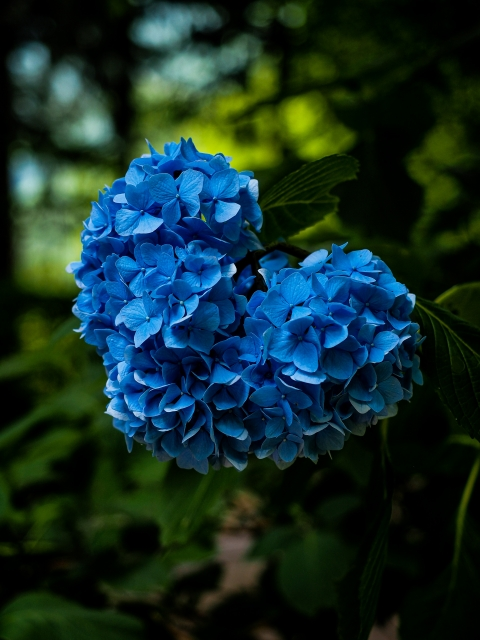
#> input picture 6-2_image/image/flower.jpg, 480 x 640 px
$ python image.py
#> lines starting #> are read from the running program, lines starting #| are printed output that depends on the picture
# pip install Pillow
from PIL import Image

# 画像の読み込み
image = Image.open('image/flower.jpg');
#> image is the input picture: PIL image 480x640 RGB; mean R, G, B 20.4, 46.1, 42
# 画像の表示
# image.show();


# 色の変換
# 画像のrgb値を分けて格納する。
# 光の三原色（rgbが全て重なるのは白）
# split...分裂させる
r, g, b = image.split();
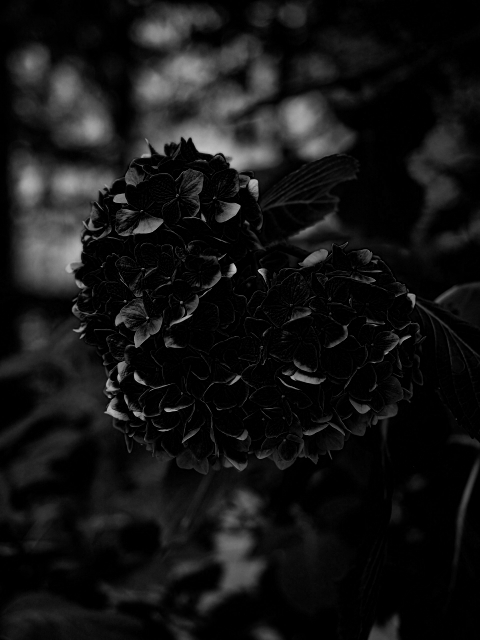
#> r: PIL image 480x640 L; min 0, max 196, mean 20.4
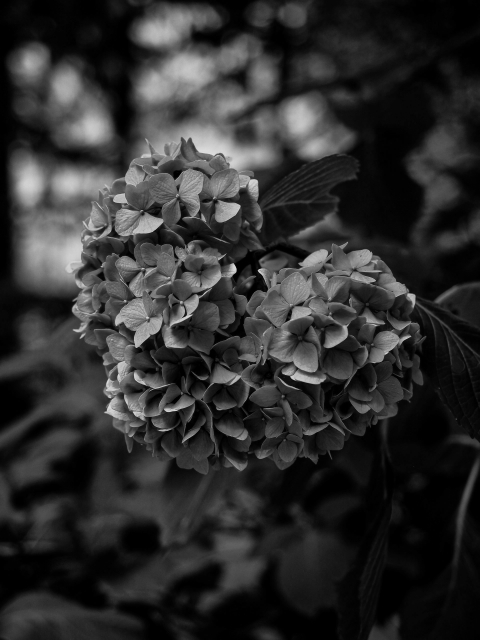
#> g: PIL image 480x640 L; min 0, max 223, mean 46.1
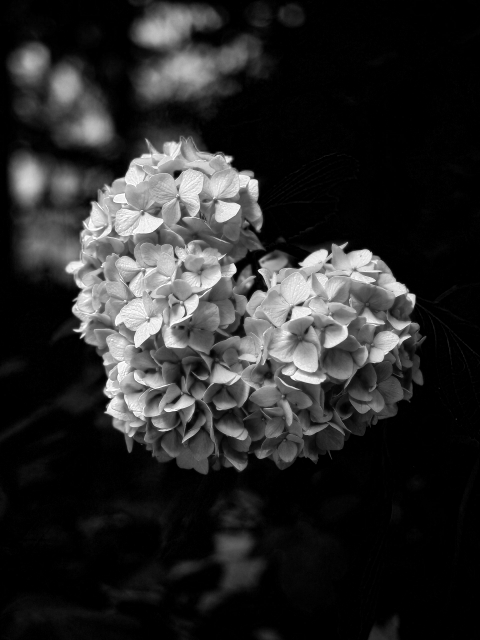
#> b: PIL image 480x640 L; min 0, max 255, mean 42
# merge...複数のものを混合させる
# 読み込んだRGB値のredとblueを入れ替えた画像を変数に格納
convert_image = Image.merge("RGB", (b, g, r));
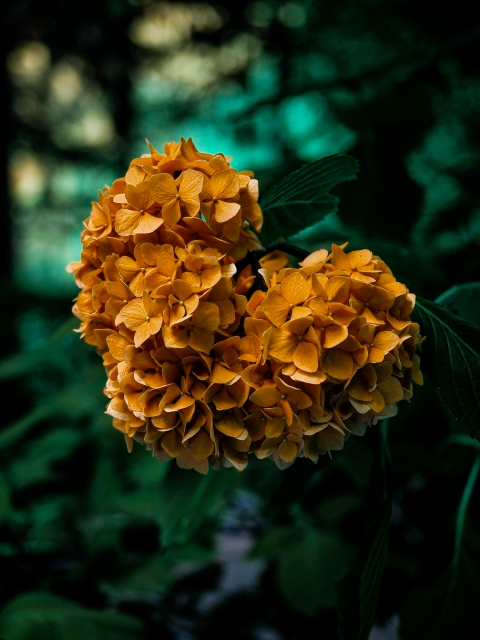
#> convert_image: PIL image 480x640 RGB; mean R, G, B 42, 46.1, 20.4
# redとblueを入れ替えた画像を保存
convert_image.save('image/rgb_to_bgr.jpg');
# redとblueを入れ替えた画像を表示する
# convert_image.show();


# モノクローム画像（2値画像）
# 白 or 黒　の2値の画像に変換する
black_and_white = image.convert('1');
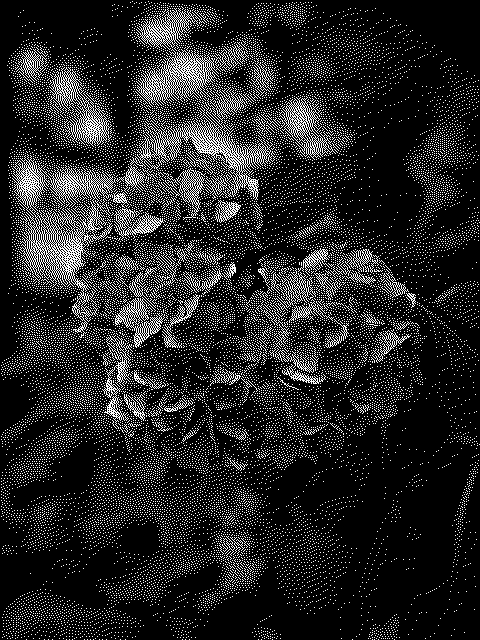
#> black_and_white: PIL image 480x640 1; 14.6% white in thin lines or dots
# black_and_white.show()
black_and_white.save('image/b_and_w.jpg')


# グレースケール画像
# 黒～白の濃淡のみに変換（輝度のみ）
# RGBのそれぞれの強さ（0~255）を元に、以下の計算式を使って変換される。
# L（輝度） = R（赤） * 0.299 + G（緑）* 0.587 + B（青） * 0.114
gray_image = image.convert('L');
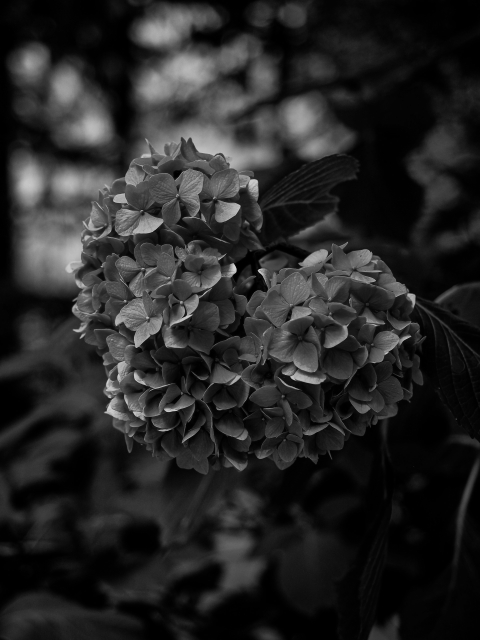
#> gray_image: PIL image 480x640 L; min 0, max 210, mean 37.9
# gray_image.show();
gray_image.save('image/gray_image.jpg');


# 画像の回転
image.transpose(Image.ROTATE_90).show();
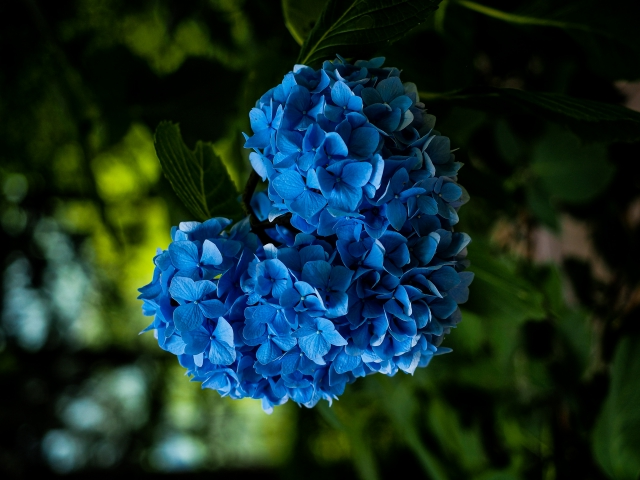
#> shown: PIL image 640x480 RGB; mean R, G, B 20.4, 46.1, 42
image.transpose(Image.ROTATE_90).save('image/rotate_90.jpg');
# 変換の種類
# Image.FLIP_LEFT_RIGHT 画像の左右を反転 （flip...はじく、ひっくり返す）
# Image.FLIP_TOP_BOTTOM 画像の上下を反転
# Image.ROTATE_90       画像を90度回転
# Image.ROTATE_180      画像を180度回転
# Image.ROTATE_270      画像を270度回転
# 反時計回り
